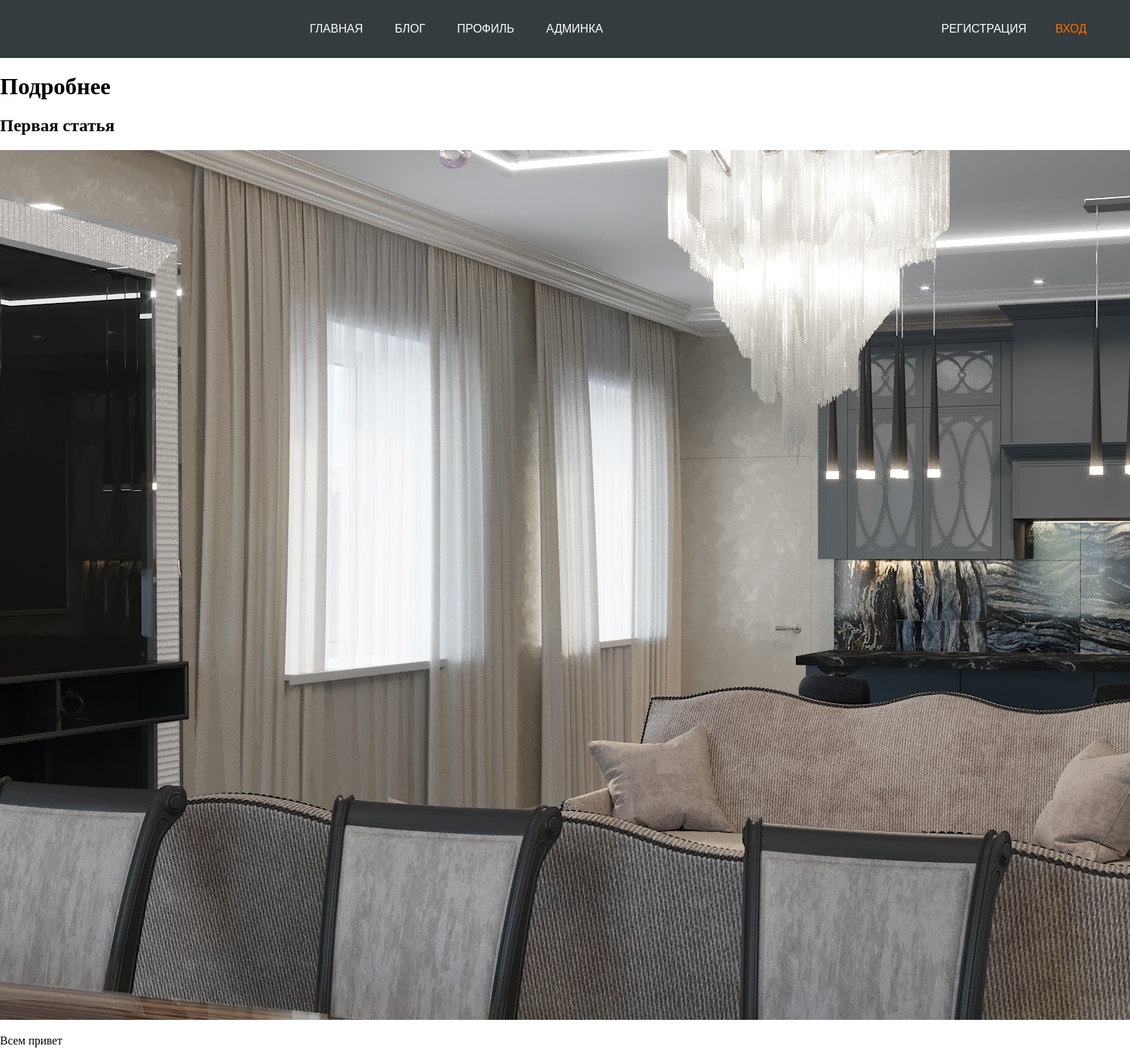
The page /blog/1/ on the database as committed earlier.
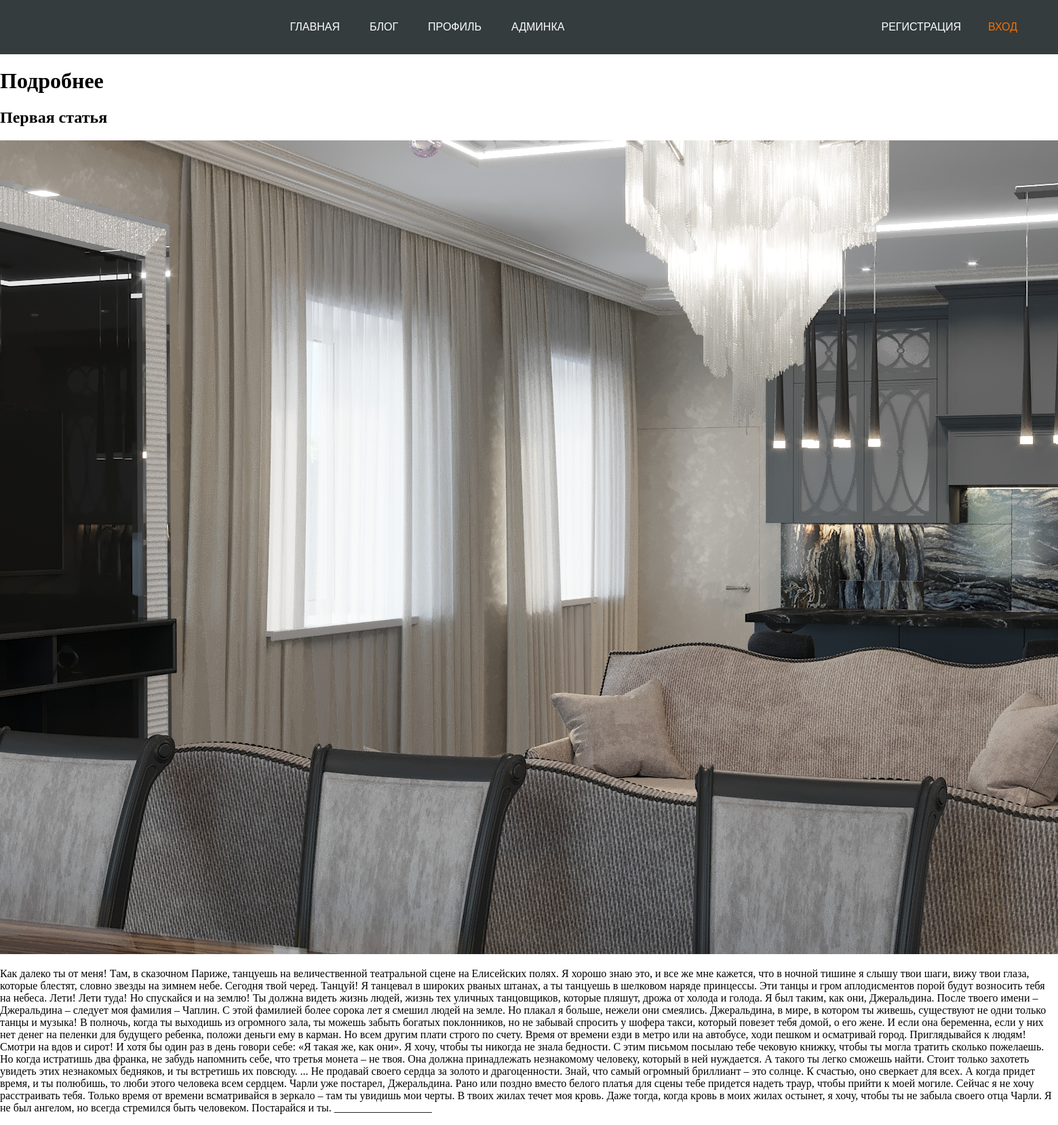
The same page on the database as committed later.
### blog/models.py (models this page shows, shortened)
class Article(models.Model):
    title = models.CharField('Заголовок',max_length=15)  # Ограниченная строка
    desc= models.TextField('Описание')  # Ограниченная строка
    image= models.ImageField('Изображение',upload_to='blog/image')  # строка по изображению (отдельный тип данных)
    date = models.DateField('Дата')  # Дата
    url = models.URLField('Доп. источник',blank=True)  # Ссылка
    class Meta:
        verbose_name = 'readable'
        verbose_name_plural = 'Статьи'

### blog/views.py (the view)
# urls.py: path('<int:article_id>/', views.detailView, name='detail_in_urls'),
def detailView(request, article_id):
    article = get_object_or_404(Article, pk = article_id)
    return render(request, 'detail/detail.html',{'article_html':article, 'page_name':'Статья','page_style':'detail'})

### blog/templates/detail/detail.html
{% extends 'base.html' %}
{% block content %}
<main>
    <h1>Подробнее</h1>
    <h2>{{ article_html.title }}</h2>
    <img src="{{ article_html.image.url }}" alt="">
    <p>{{ article_html.desc }}</p>
</main>
{% endblock %}

### templates/base.html (shortened to what this page needs)
<!DOCTYPE html>
{% load static %}
<html lang="en">
<head>
    <link rel="stylesheet" href="{% static 'base/css/style.css' %}">
    <link rel="stylesheet" href="{% static '' %}{{ page_style }}/css/style.css">
</head>
<body>
    <header class="header">
        <div class="wrapper header-wrapper">
            <nav>
                <a href="{% url 'home' %}" class="link">Главная</a>
                <a href="{% url 'blog_in_urls' %}" class="link">Блог</a>
                <a href="{% url 'profile' %}" class="link">Профиль</a>
                <a href="{% url 'admin:index' %}" class="link">Админка</a>
            </nav>
            <div class="header-right">
                {% if request.user.username %}
                    <a href="{% url 'logoutuser' %}" class="link link-primary">Выход</a>
                {% else %}
                    <a href="{% url 'registration_in_urls' %}" class="link">Регистрация</a>
                    <a href="{% url 'login_in_urls' %}" class="link link-primary">Вход</a>
                {% endif %}
            </div>
        </div>
    </header>
{% block content %}
{% endblock %}
    </body>
</html>

### home/static/base/css/style.css (style rules this page uses)
body { padding:0; margin:0; }
.header { background:#343c3d; }
.wrapper { width:100%; max-width: 1440px; margin: 0 auto; }
.header-wrapper { display:flex; height: 80px; justify-content:space-between; align-items: center; }
.header-right { display:flex; width: 300px; justify-content:flex-end; align-items: center; }
.header-right > .link { margin-left: 40px; }
.link { color: #fff; font-size: 16px; text-decoration: none; text-transform: uppercase; font-family: sans-serif; transition: 0.3s; }
.link-primary { color: #f57004; }
nav > .link { margin: 0 20px; }

Rows that differ between the two databases and show on the page:
changed Article "Первая статья": desc "Всем привет" → "Как далеко ты от меня! Там, в сказочном Париже, танцуешь на величественной театральной сцене на Елисейских полях. Я хорошо знаю это, и все же мне кажется, что в ночной тишине я слышу твои шаги, вижу твои глаза, которые блестят, словно звезды на зимнем небе. Сегодня твой черед. Танцуй! Я танцевал в широких рваных штанах, а ты танцуешь в шелковом наряде принцессы. Эти танцы и гром аплодисментов порой будут возносить тебя на небеса. Лети! Лети туда! Но спускайся и на землю! Ты должна видеть жизнь людей, жизнь тех уличных танцовщиков, которые пляшут, дрожа от холода и голода. Я был таким, как они, Джеральдина. После твоего имени – Джеральдина – следует моя фамилия – Чаплин. С этой фамилией…"
